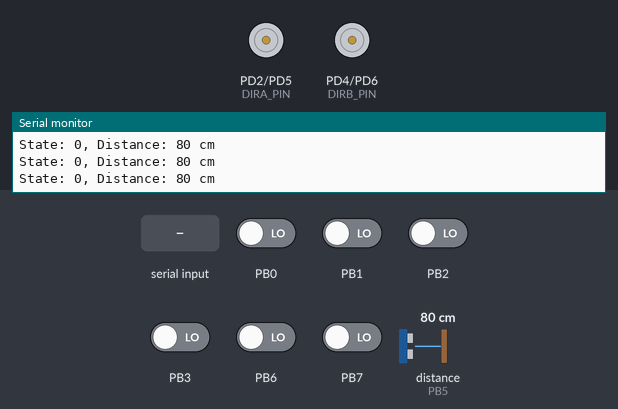
This program was run on a simulated ATmega328P, built with avr-gcc and emulated at 16 MHz. Parts: direction and speed pins drawn as motors (green arrow = direction pin HIGH = forward, orange = LOW = backward, longer = more drive), the last lines printed to the serial monitor. Wiring (inferred from the names in the program): ultrasonic range finder: trigger PB4; echo PB5. The test bench sets the inputs (shaded band); at power-on: PB0–3, PB6, PB7 LOW, distance to the obstacle (sensor on PB5) 80 cm. The echo pulse lasts 58.3 µs per cm.

Above: at 1.2 s.
1.3 s: "s\n" received over Serial
At 2.4 s:
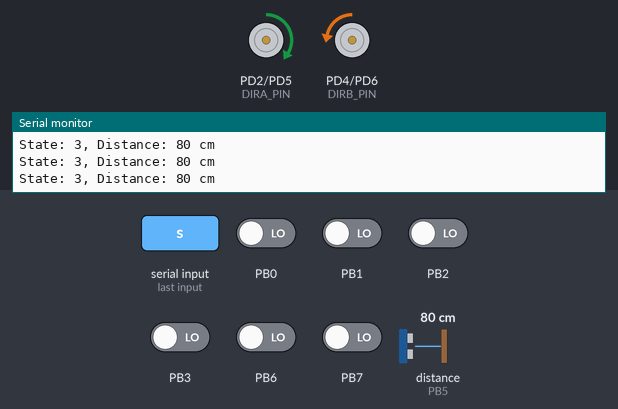
2.8 s: distance to the obstacle (sensor on PB5) set to 2 cm
At 3.7 s:
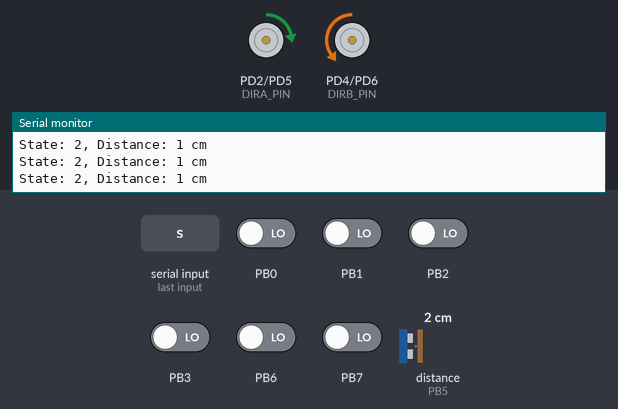
4.4 s: byte 112 ('p') received over Serial
At 4.9 s:
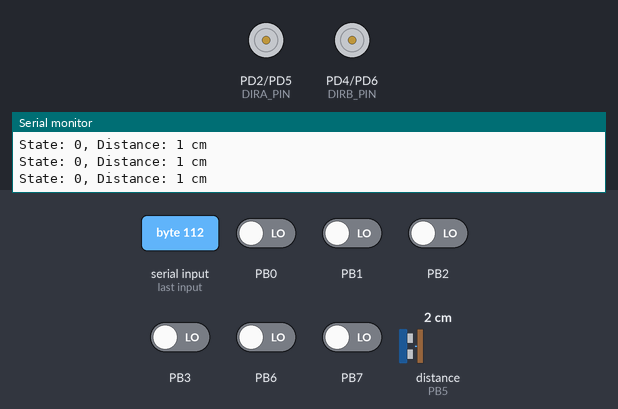
5.9 s: byte 115 ('s') received over Serial
At 7.1 s:
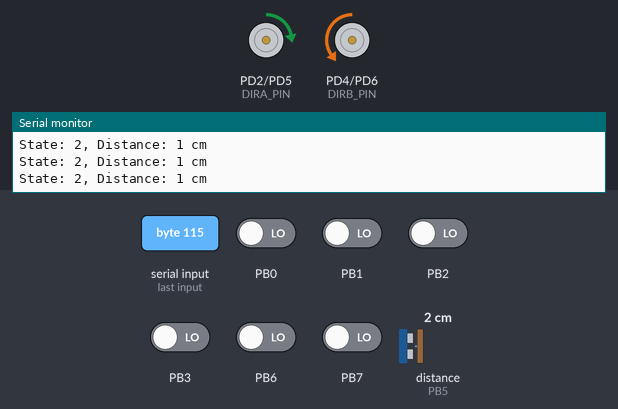
7.4 s: "p\n" received over Serial
At 8.5 s:
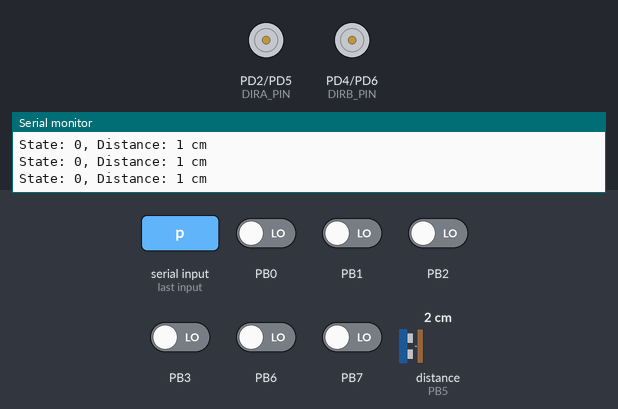
Timing chart, 0 to 9.9 s (numbered marks = the images above; inputs shaded):
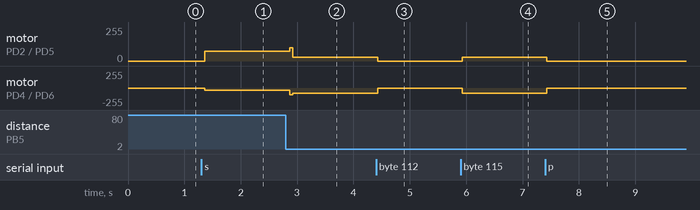

The program:

main.c
```c
#include <avr/io.h>
#include <avr/interrupt.h>
#include <util/delay.h>
#include <stdint.h>
#include <stdio.h>
#include "gpio.h"
#include "motor.h"
#include "sensor.h"
#include "uart.h"

// --- FSM and Robot Parameters ---
typedef enum { IDLE, FORWARD, TURN_LEFT, TURN_RIGHT } RobotState;
#define TARGET_DISTANCE_CM    15
#define DISTANCE_THRESHOLD_CM 5
#define MOTOR_SPEED           100

// Volatile global — shared between ISR and main loop
volatile RobotState currentState = IDLE;

// Differential speed for gentle arc turns
// #define TURN_FAST  70
// #define TURN_SLOW  50

#define TURN_LEFT_FAST   75
#define TURN_LEFT_SLOW   30

#define TURN_RIGHT_FAST  80    // Lower to slow down the right turn
#define TURN_RIGHT_SLOW  30

// --- UART Receive Complete ISR ---
ISR(USART_RX_vect) {
    unsigned char command = UDR0;
    if (command == 's') { // s for start
        currentState = FORWARD;
        motor_forward();
        printf("COMMAND: START\n");
    } else if (command == 'p') { // p for pause/stop
        currentState = IDLE;
        printf("COMMAND: STOP\n");
    }
}

// FSM logic
void wall_follower_fsm(uint16_t distance_cm) {
    // static RobotState currentState = FORWARD;
// If IDLE, do nothing — let the ISR handle state changes
    if (currentState == IDLE) {
        return;
    }

    // 1. State Transition Logic
    switch (currentState) {
        case FORWARD:
            if (distance_cm < (TARGET_DISTANCE_CM - DISTANCE_THRESHOLD_CM)) {
                currentState = TURN_LEFT;
            } else if (distance_cm > (TARGET_DISTANCE_CM + DISTANCE_THRESHOLD_CM)) {
                currentState = TURN_RIGHT;
            }
            break;
        case TURN_LEFT:
            if (distance_cm >= (TARGET_DISTANCE_CM - DISTANCE_THRESHOLD_CM)) {
                currentState = FORWARD;
            }
            break;
        case TURN_RIGHT:
            if (distance_cm <= (TARGET_DISTANCE_CM + DISTANCE_THRESHOLD_CM)) {
                currentState = FORWARD;
            }
            break;
    }

    // 2. State Action Logic
    switch (currentState) {
        case FORWARD:
            motor_set_speeds(MOTOR_SPEED, MOTOR_SPEED);
            break;
        case TURN_LEFT:
            // Too close to wall — steer away (slow left, fast right)
            motor_set_speeds(TURN_LEFT_SLOW, TURN_RIGHT_FAST);
            break;
        case TURN_RIGHT:
            // Too far from wall — steer toward (fast left, slow right)
            motor_set_speeds(TURN_LEFT_FAST, TURN_RIGHT_SLOW);
            break;
    }
}

int main(void) {
    // Initialize UART first for debug output
    uart_init();
    stdout = uart_get_stream(); // Redirect stdout to our UART stream

    // Initialize all drivers
    motor_init();
    sensor_init();
    sei();

    printf("Robot Initialized!\n");
    printf("Send 's' to start, 'p' to pause.\n");

    // Set direction once — LAFVIN board uses single-DIO per motor,
    // so turns are done via differential speed, not direction reversal.
    motor_forward();

    while (1) {

        if (currentState == IDLE) {
            motor_stop();
        }

        // Non-blocking superloop
        if (!sensor_is_measurement_complete()) {
            sensor_trigger();
        }
        _delay_ms(30);

        if (sensor_is_measurement_complete()) {
            uint16_t distance_cm = sensor_get_pulse_width() / 116;

            if (distance_cm > 0 && distance_cm < 400) {
                printf("State: %d, Distance: %u cm\n", currentState, distance_cm);
                wall_follower_fsm(distance_cm);
            }

            // Reset flag for next measurement
            sensor_reset_measurement();
        }
    }
}
```

motor.c
```c
#include "motor.h"
#include "gpio.h"

// Direction Pins
#define DIRA_PORT    GPIO_PORT_D
#define DIRA_PIN     2   // PD2 (Arduino D2) - Motor A Direction
#define DIRB_PORT    GPIO_PORT_D
#define DIRB_PIN     4   // PD4 (Arduino D4) - Motor B Direction

// Speed (PWM) Pins
#define PWMA_PORT    GPIO_PORT_D
#define PWMA_PIN     5   // PD5 (Arduino D5 / OC0B) - Motor A Speed
#define PWMB_PORT    GPIO_PORT_D
#define PWMB_PIN     6   // PD6 (Arduino D6 / OC0A) - Motor B Speed

static uint8_t speed_var = 0;

void motor_init(void) {
    // DIR Pin Config OUTPUT
    gpio_set_direction(DIRA_PORT, DIRA_PIN, GPIO_PIN_OUTPUT);
    gpio_set_direction(DIRB_PORT, DIRB_PIN, GPIO_PIN_OUTPUT);

    // PWM Pin Config as OUTPUT
    gpio_set_direction(PWMA_PORT, PWMA_PIN, GPIO_PIN_OUTPUT);
    gpio_set_direction(PWMB_PORT, PWMB_PIN, GPIO_PIN_OUTPUT);

    // Configure Timer0 for Fast PWM mode (8-bit)
    TCCR0A |= (1 << WGM01) | (1 << WGM00);   // Fast PWM Mode
    TCCR0A |= (1 << COM0A1) | (1 << COM0B1); // Clear OC0A/OC0B on compare match (Non-inverting)
    TCCR0B |= (1 << CS01)  | (1 << CS00);    // Prescaler /64

    motor_stop();
}

void motor_forward(void) {
    gpio_write(DIRA_PORT, DIRA_PIN, GPIO_PIN_HIGH);
    gpio_write(DIRB_PORT, DIRB_PIN, GPIO_PIN_LOW);

    OCR0B = speed_var;
    OCR0A = speed_var;
}

void motor_backward(void) {
    gpio_write(DIRA_PORT, DIRA_PIN, GPIO_PIN_LOW);
    gpio_write(DIRB_PORT, DIRB_PIN, GPIO_PIN_HIGH);

    OCR0B = speed_var;
    OCR0A = speed_var;
}

void motor_turn_left(void) {
    gpio_write(DIRA_PORT, DIRA_PIN, GPIO_PIN_LOW);
    gpio_write(DIRB_PORT, DIRB_PIN, GPIO_PIN_LOW);

    OCR0B = speed_var;
    OCR0A = speed_var;
}

void motor_turn_right(void) {
    gpio_write(DIRA_PORT, DIRA_PIN, GPIO_PIN_HIGH);
    gpio_write(DIRB_PORT, DIRB_PIN, GPIO_PIN_HIGH);

    OCR0B = speed_var;
    OCR0A = speed_var;
}

void motor_stop(void) {
    OCR0B = 0;
    OCR0A = 0;
}

void motor_set_speeds(uint8_t speed_left, uint8_t speed_right) {
    OCR0B = speed_left;
    OCR0A = speed_right;
}
```

motor.h
```c
// motor.h - Public API for the motor driver
#ifndef MOTOR_H
#define MOTOR_H
#include <stdint.h>
void motor_init(void);
void motor_forward(void);
void motor_backward(void);
void motor_turn_left(void);
void motor_turn_right(void);
void motor_stop(void);
void motor_set_speeds(uint8_t speed_left, uint8_t speed_right);
#endif
```

sensor.c
```c
#include <avr/io.h>
#include <avr/interrupt.h>
#include <util/delay.h>
#include "gpio.h"
#include "sensor.h"

// Define Trig pin connection (PB4 / Arduino D12)
#define TRIG_PORT   GPIO_PORT_B
#define TRIG_PIN    4

// Define Echo pin connection (PB5 / Arduino D13)
#define ECHO_PORT   GPIO_PORT_B
#define ECHO_PIN    5

// Global variables for ISR communication
volatile uint16_t pulse_width = 0;
volatile uint8_t measurement_complete = 0;


ISR(PCINT0_vect) {
    static uint16_t start_time = 0;

    // Read the current state of the Echo pin (PB5)
    // If it is HIGH, we just experienced a RISING edge (Start of pulse)
    if (gpio_read(ECHO_PORT, ECHO_PIN) == GPIO_PIN_HIGH) {
        start_time = TCNT1; // Manually save the current timer value
    }
    // If it is LOW, we just experienced a FALLING edge (End of pulse)
    else {
        uint16_t end_time = TCNT1;

        // Calculate duration (handles unsigned overflow naturally)
        pulse_width = end_time - start_time;

        // Set flag to notify main loop
        measurement_complete = 1;
    }
}

void sensor_init(void) {
    // Trig (PB4) as Output
    gpio_set_direction(TRIG_PORT, TRIG_PIN, GPIO_PIN_OUTPUT);

    // Echo (PB5) as Input
    gpio_set_direction(ECHO_PORT, ECHO_PIN, GPIO_PIN_INPUT);

    // Setup Timer 1
    // Set Prescaler to 8 (CS11 bit). System clock 16MHz / 8 = 2MHz tick (0.5us).
    TCCR1B |= (1 << CS11);

    // Configure Pin Change Interrupts for PB5
    // 1. Enable Pin Change Interrupts for PORTB group (PCIE0)
    PCICR |= (1 << PCIE0);

    // 2. Enable the specific mask for PB5 (PCINT5) so only this pin triggers the interrupt
    PCMSK0 |= (1 << PCINT5);

    // Ensure Trig is low initially
    gpio_write(TRIG_PORT, TRIG_PIN, GPIO_PIN_LOW);
}

void sensor_trigger(void) {
    // Clear the completion flag to start a new reading cycle
    measurement_complete = 0;

    // Reset timer to prevent overflowing too soon during our measurement
    TCNT1 = 0;

    // Generate a 10us HIGH pulse on Trig pin
    gpio_write(TRIG_PORT, TRIG_PIN, GPIO_PIN_HIGH);
    _delay_us(10);
    gpio_write(TRIG_PORT, TRIG_PIN, GPIO_PIN_LOW);
}

uint8_t sensor_is_measurement_complete(void) {
    return measurement_complete;
}

uint16_t sensor_get_pulse_width(void) {
    return pulse_width;
}

void sensor_reset_measurement(void) {
    measurement_complete = 0;
}
```

sensor.h
```c
// sensor.h
#ifndef SENSOR_H
#define SENSOR_H
#include <stdint.h>
void sensor_init(void);
void sensor_trigger(void);
uint8_t sensor_is_measurement_complete(void);
uint16_t sensor_get_pulse_width(void);
void sensor_reset_measurement(void);
#endif
```

uart.c
```c
// uart.c
// TODO: Include necessary headers (avr/io, stdio, uart.h)
// TODO: Define F_CPU and BAUD, and calculate UBRR_VAL
#include <avr/io.h>
#include <stdio.h>
#include "uart.h"

#define F_CPU 16000000UL
#define BAUD 9600
#define UBRR_VAL ((F_CPU / (16UL * BAUD)) - 1)

// Function to be linked to stdout for printf.
static int uart_putchar(char c, FILE *stream) {
  // Wait for the UDRE0 flag in UCSR0A to be set.
  if (c == '\n'){
    uart_putchar('\r', stream); // Send CR before LF
  }
  // Write the character 'c' to the UDR0 register.
  while(!(UCSR0A & (1 << UDRE0)));
  UDR0 = c;
  return 0;
}
// Create the FILE stream object linked to uart_putchar
static FILE uart_stream = FDEV_SETUP_STREAM(uart_putchar, NULL, _FDEV_SETUP_WRITE);

void uart_init(void) {
  // Set baud rate
  UBRR0H = (uint8_t)(UBRR_VAL >> 8);
  UBRR0L = (uint8_t)(UBRR_VAL);

  // Enable transmitter, receiver, and RX Complete Interrupt
  UCSR0B = (1 << TXEN0) | (1 << RXEN0) | (1 << RXCIE0);

  // Frame format: 8 data bits, 1 stop bit, no parity
  UCSR0C = (1 << UCSZ01) | (1 << UCSZ00);
}
// Implement uart_get_stream to return a pointer to your stream object.
FILE* uart_get_stream(void) {
  return &uart_stream;
}
```

uart.h
```c
// uart.h
#ifndef UART_H
#define UART_H
#include <stdio.h> // Required for FILE type
void uart_init(void);
FILE* uart_get_stream(void);
#endif
```

gpio.c
```c
#include <avr/io.h>
#include "gpio.h"

// Helper arrays to map enum to actual registers
static volatile uint8_t* ddr_registers[] = {&DDRB, &DDRC, &DDRD};
static volatile uint8_t* port_registers[] = {&PORTB, &PORTC, &PORTD};
static volatile uint8_t* pin_registers[] = {&PINB, &PINC, &PIND};

void gpio_set_direction(GpioPort_t port, uint8_t pin_num, GpioDirection_t direction) {
    if (direction == GPIO_PIN_OUTPUT) {
        *ddr_registers[port] |= (1 << pin_num);
    } else {
        *ddr_registers[port] &= ~(1 << pin_num);
    }
}

void gpio_write(GpioPort_t port, uint8_t pin_num, GpioValue_t value) {
    // Implement this function. Use the correct register from the
    // 'port_registers' array and perform bitwise operations to set
    // the pin HIGH or LOW based on the 'value' parameter.
    if (value == GPIO_PIN_HIGH) {
        *port_registers[port] |= (1 << pin_num);
    } else {
        *port_registers[port] &= ~(1 << pin_num);
    }
}

void gpio_set_pullup(GpioPort_t port, uint8_t pin_num, uint8_t enable) {
    // Enabling a pull-up is the same as writing HIGH to an input pin.
    gpio_write(port, pin_num, enable ? GPIO_PIN_HIGH : GPIO_PIN_LOW);
}

GpioValue_t gpio_read(GpioPort_t port, uint8_t pin_num) {
    // Implement this function. Use the correct register from the
    // 'pin_registers' array. Read the register's value, check if the
    // specific bit for 'pin_num' is set, and return GPIO_PIN_HIGH or GPIO_PIN_LOW.
    if (*pin_registers[port] & (1 << pin_num)){
        return GPIO_PIN_HIGH;
    } else {
        return GPIO_PIN_LOW;
    }

}
```

gpio.h
```c
// Header guard to prevent multiple inclusions
#ifndef GPIO_H
#define GPIO_H

#include <avr/io.h>

// --- Type Definitions for Readability ---
typedef enum { GPIO_PORT_B, GPIO_PORT_C, GPIO_PORT_D } GpioPort_t;
typedef enum { GPIO_PIN_INPUT, GPIO_PIN_OUTPUT } GpioDirection_t;
typedef enum { GPIO_PIN_LOW, GPIO_PIN_HIGH } GpioValue_t;

// --- Function Prototypes (Public API) ---
void gpio_set_direction(GpioPort_t port, uint8_t pin_num, GpioDirection_t direction);
void gpio_set_pullup(GpioPort_t port, uint8_t pin_num, uint8_t enable);
void gpio_write(GpioPort_t port, uint8_t pin_num, GpioValue_t value);
GpioValue_t gpio_read(GpioPort_t port, uint8_t pin_num);

#endif // GPIO_H
```

Measured:
- after the input at 1.3 s, motor on PD2 (DIRA_PIN) / PD5 (PWMA_PIN): stopped → forward 75/255 after 0.06 s; motor on PD4 (DIRB_PIN) / PD6 (PWMB_PIN): stopped → backward 30/255 after 0.06 s
- after the input at 2.8 s, motor on PD2 (DIRA_PIN) / PD5 (PWMA_PIN): forward 75/255 → forward 30/255 after 0.07 s; motor on PD4 (DIRB_PIN) / PD6 (PWMB_PIN): backward 30/255 → backward 80/255 after 0.07 s
- after the input at 4.4 s, motor on PD2 (DIRA_PIN) / PD5 (PWMA_PIN): forward 30/255 → stopped at once; motor on PD4 (DIRB_PIN) / PD6 (PWMB_PIN): backward 80/255 → stopped at once
- after the input at 5.9 s, motor on PD2 (DIRA_PIN) / PD5 (PWMA_PIN): stopped → forward 30/255 at once; motor on PD4 (DIRB_PIN) / PD6 (PWMB_PIN): stopped → backward 80/255 at once
- after the input at 7.4 s, motor on PD2 (DIRA_PIN) / PD5 (PWMA_PIN): forward 30/255 → stopped at once; motor on PD4 (DIRB_PIN) / PD6 (PWMB_PIN): backward 80/255 → stopped at once
